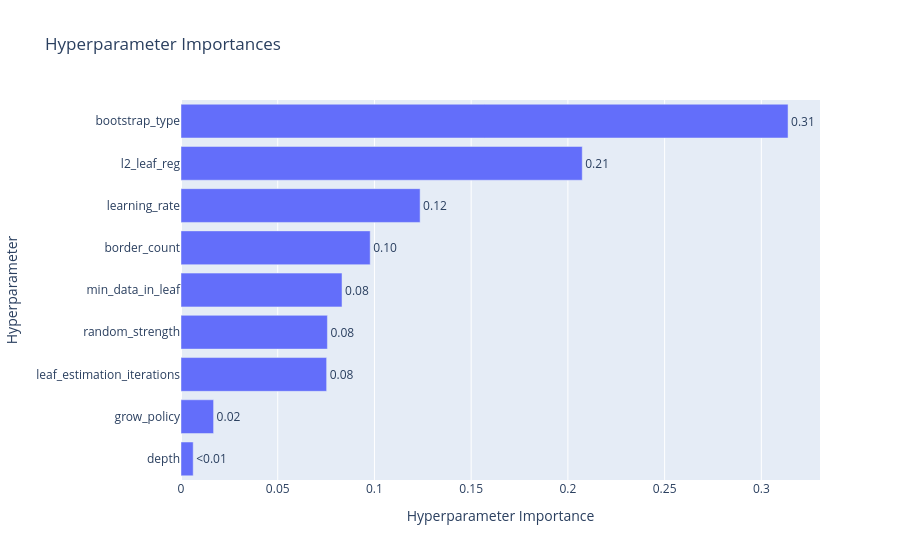

Write notebook code for a chart like this one.
### Code cell
# Parameter Importance
vis.plot_param_importances(study)

### Figure 1 — Plotly figure (JSON) as saved in the notebook; plotly's stock layout.template omitted (floating-point values rounded to 4 significant figures)
{"data": [{"cliponaxis": false, "hovertemplate": ["depth (IntDistribution): 0.0063050974340995904<extra></extra>", "grow_policy (CategoricalDistribution): 0.016847665364669157<extra></extra>", "leaf_estimation_iterations (IntDistribution): 0.07527916364552804<extra></extra>", "random_strength (FloatDistribution): 0.07567784039738124<extra></extra>", "min_data_in_leaf (IntDistribution): 0.08324092097623798<extra></extra>", "border_count (IntDistribution): 0.0978059444333528<extra></extra>", "learning_rate (FloatDistribution): 0.1236126517253069<extra></extra>", "l2_leaf_reg (FloatDistribution): 0.20742343201247943<extra></extra>", "bootstrap_type (CategoricalDistribution): 0.31380728401094476<extra></extra>"], "name": "Objective Value", "orientation": "h", "text": ["<0.01", "0.02", "0.08", "0.08", "0.08", "0.10", "0.12", "0.21", "0.31"], "textposition": "outside", "type": "bar", "x": [0.006305, 0.01685, 0.07528, 0.07568, 0.08324, 0.09781, 0.1236, 0.2074, 0.3138], "y": ["depth", "grow_policy", "leaf_estimation_iterations", "random_strength", "min_data_in_leaf", "border_count", "learning_rate", "l2_leaf_reg", "bootstrap_type"]}], "layout": {"title": {"text": "Hyperparameter Importances"}, "xaxis": {"title": {"text": "Hyperparameter Importance"}}, "yaxis": {"title": {"text": "Hyperparameter"}}}}
